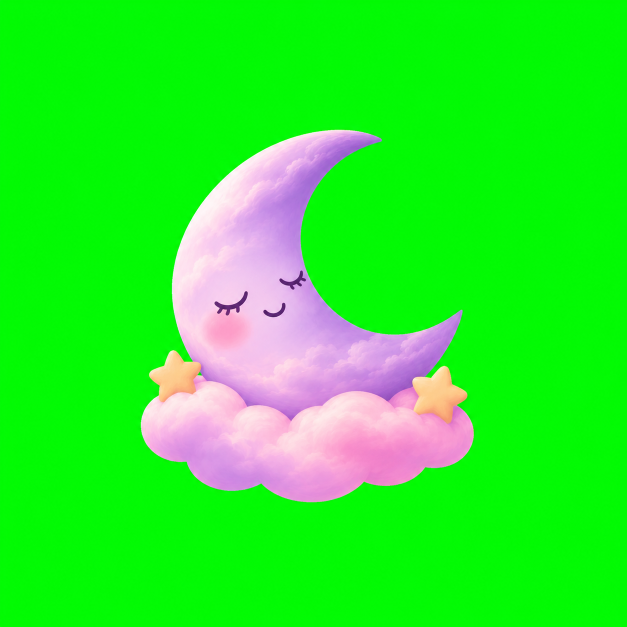
#> input picture art/source/empty-moon.png, 1254 x 1254 px (shown at 1/2 size)
$ python chroma_key.py ../art/source/empty-moon.png out.png
#> lines starting #> are read from the running program, lines starting #| are printed output that depends on the picture
"""
Вырезает однотонный (обычно ярко-зелёный) фон у сгенерированной картинки.

    python scripts/chroma_key.py input.png public/art/flower.webp --max 768

- цвет фона определяется автоматически по краям картинки;
- края мягкие (частичная прозрачность), без «лесенки»;
- зелёный отсвет на краях объекта убирается (despill);
- картинка обрезается по объекту и уменьшается до --max пикселей по большей стороне;
- формат по расширению выхода: .webp (рекомендуется) или .png.
"""
import argparse

import numpy as np
from PIL import Image, ImageFilter


def key_color(rgb: np.ndarray) -> np.ndarray:
    """Медиана пикселей по периметру — это и есть цвет фона."""
    border = np.concatenate([rgb[0], rgb[-1], rgb[:, 0], rgb[:, -1]])
    return np.median(border, axis=0)


def chroma_key(img: Image.Image, tol: float, soft: float) -> Image.Image:
#> called with tol = 0.25, soft = 0.35
    rgb = np.asarray(img.convert("RGB")).astype(np.float32)
    key = key_color(rgb)
#> key = [4, 248, 5]
    dom = int(np.argmax(key))  # доминирующий канал фона (1 = зелёный)
#> dom = 1
    others = [c for c in range(3) if c != dom]
#> others = [0, 2]

    # «Насколько пиксель похож на фон»: перевес доминирующего канала над остальными
    excess = rgb[..., dom] - np.max(rgb[..., others], axis=-1)
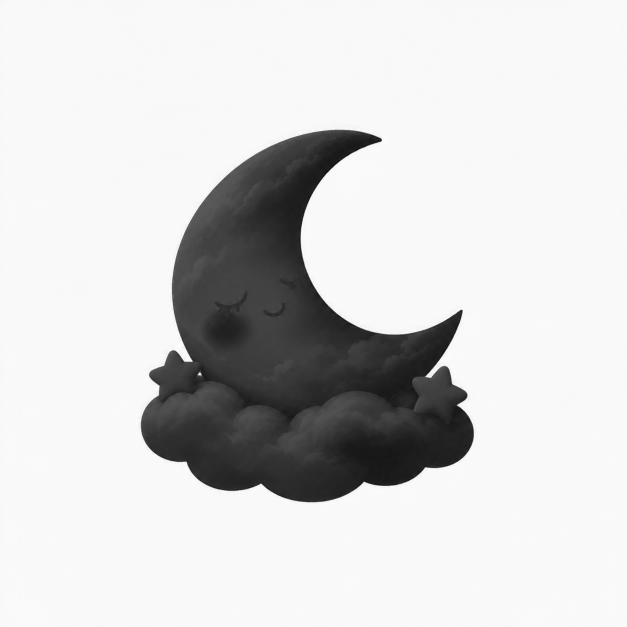
#> excess: shape (1254, 1254) float32 (shown at 1/2 size); min -149, max 255, mean 190.3; drawn with min black and max white
    key_excess = key[dom] - max(key[others[0]], key[others[1]])
#> key_excess = 243
    sim = excess / max(key_excess, 1.0)  # 1 — чистый фон, ≤0 — объект

    # Прозрачность края: пиксель — смесь объекта и фона, поэтому
    # excess(C) = a·excess(объект) + (1−a)·excess(фон). excess объекта берём
    # у ближайших пикселей объекта (минимум по окрестности) и решаем относительно a.
    enc = Image.fromarray(((excess + 255) / 2).clip(0, 255).astype(np.uint8))
    near_obj = np.asarray(enc.filter(ImageFilter.MinFilter(9))).astype(np.float32) * 2 - 255
    near_obj = np.minimum(near_obj, key_excess * tol)
    denom = np.maximum(key_excess - near_obj, key_excess * 0.3)
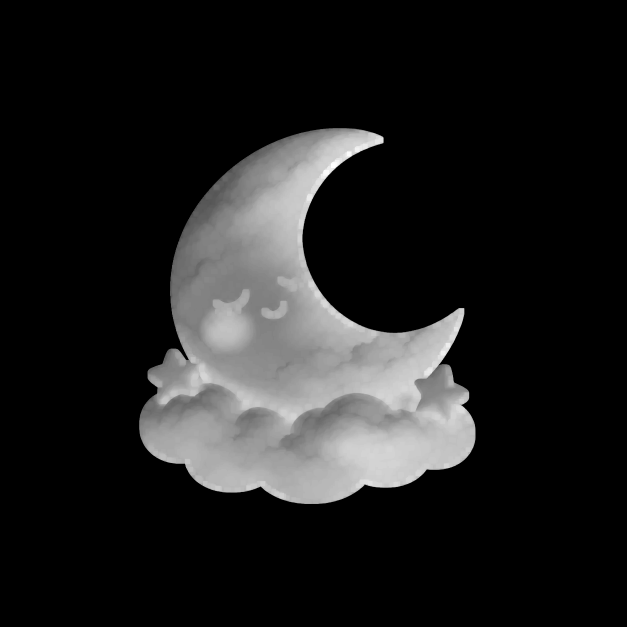
#> denom: shape (1254, 1254) float32 (shown at 1/2 size); min 182.2, max 392, mean 207.4; drawn with min black and max white
    alpha_mix = np.clip((key_excess - excess) / denom, 0.0, 1.0)
    # Явный объект и явный фон — без полутонов (виньетка генератора по углам — тоже фон)
    alpha = np.where(sim <= tol, 1.0, np.where(sim >= 0.8, 0.0, alpha_mix))

    # Краевой пиксель — смесь объекта и фона: C = a·F + (1−a)·K.
    # Восстанавливаем чистый цвет объекта F, иначе по краю остаётся серо-зелёная обводка.
    a = np.maximum(alpha, 0.04)[..., None]
    out = (rgb - (1.0 - a) * key) / a
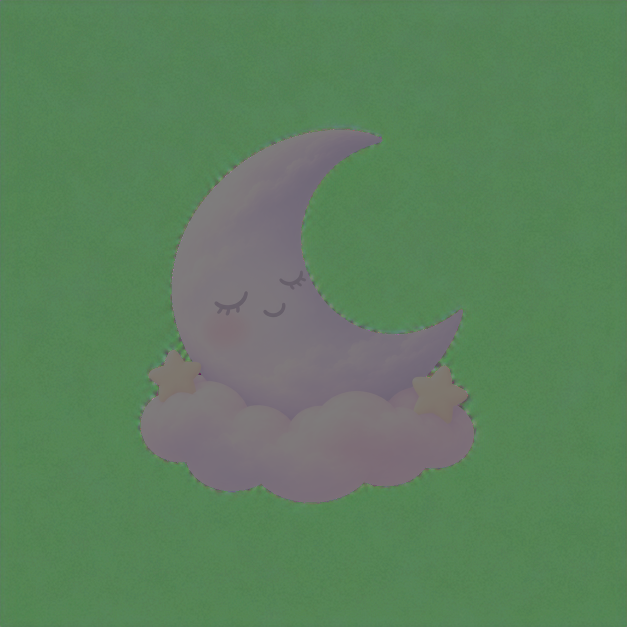
#> out: shape (1254, 1254, 3) float32 (shown at 1/2 size); mean R, G, B 10, 272.9, 14.7; drawn with min black and max white
    out = np.where(alpha[..., None] > 0.995, rgb, out).clip(0, 255)

    # Despill: убираем остатки зелёного отсвета
    cap = np.max(out[..., others], axis=-1)
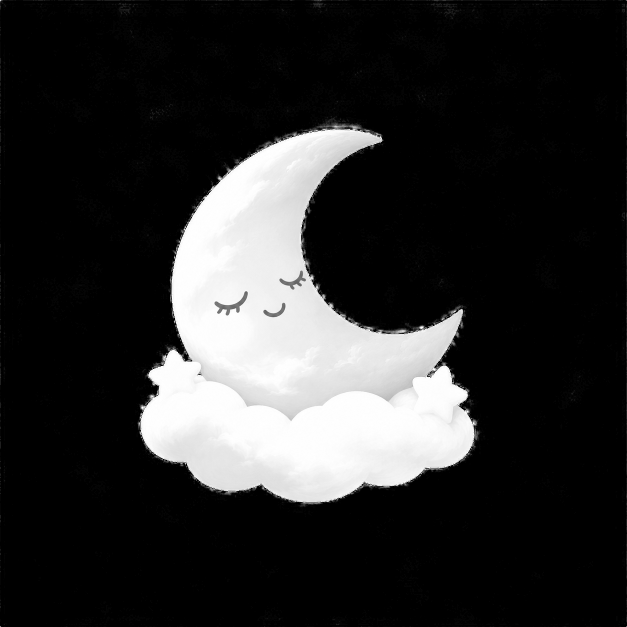
#> cap: shape (1254, 1254) float32 (shown at 1/2 size); min 0, max 255, mean 44.5
    out[..., dom] = np.minimum(out[..., dom], cap + 6)
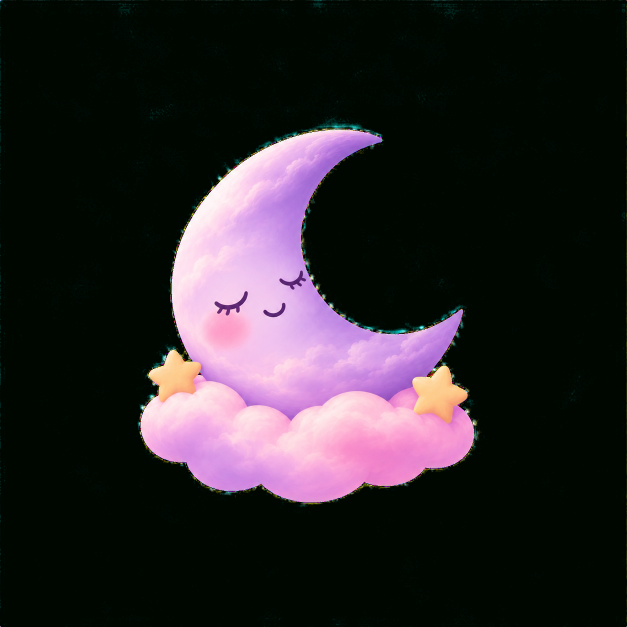
#> out: shape (1254, 1254, 3) float32 (shown at 1/2 size); mean R, G, B 42.7, 38, 40.9

    rgba = np.dstack([out, alpha * 255]).clip(0, 255).astype(np.uint8)
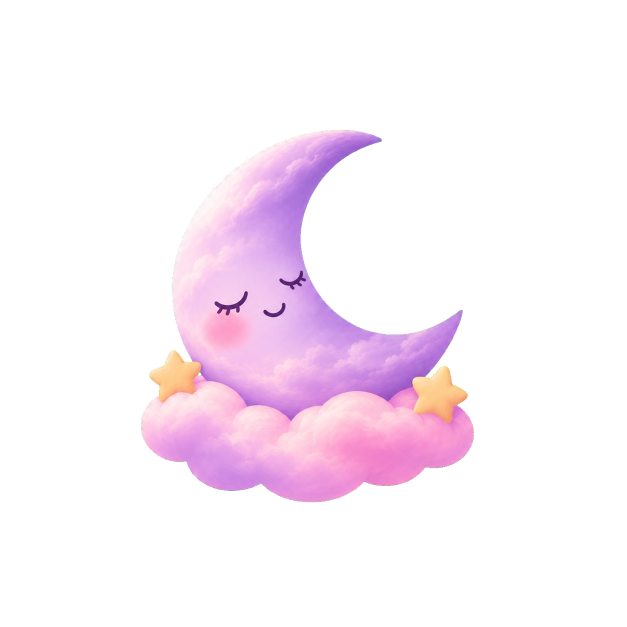
#> rgba: shape (1254, 1254, 4) (shown at 1/2 size); mean R, G, B, A 42.7, 37.4, 40.9, 45.8; transparent parts drawn white
    return Image.fromarray(rgba, "RGBA")


def crop_and_resize(img: Image.Image, max_side: int, pad: float) -> Image.Image:
#> called with max_side = 768, pad = 0.03
    a = np.asarray(img)[..., 3]
#> a: shape (1254, 1254)
    ys, xs = np.where(a > 24)
    if len(xs):
        x0, x1, y0, y1 = xs.min(), xs.max(), ys.min(), ys.max()
#> x0 = 281; x1 = 947; y0 = 259; y1 = 1004
        p = int(max(x1 - x0, y1 - y0) * pad)
#> p = 22
        img = img.crop((max(x0 - p, 0), max(y0 - p, 0), min(x1 + p + 1, img.width), min(y1 + p + 1, img.height)))
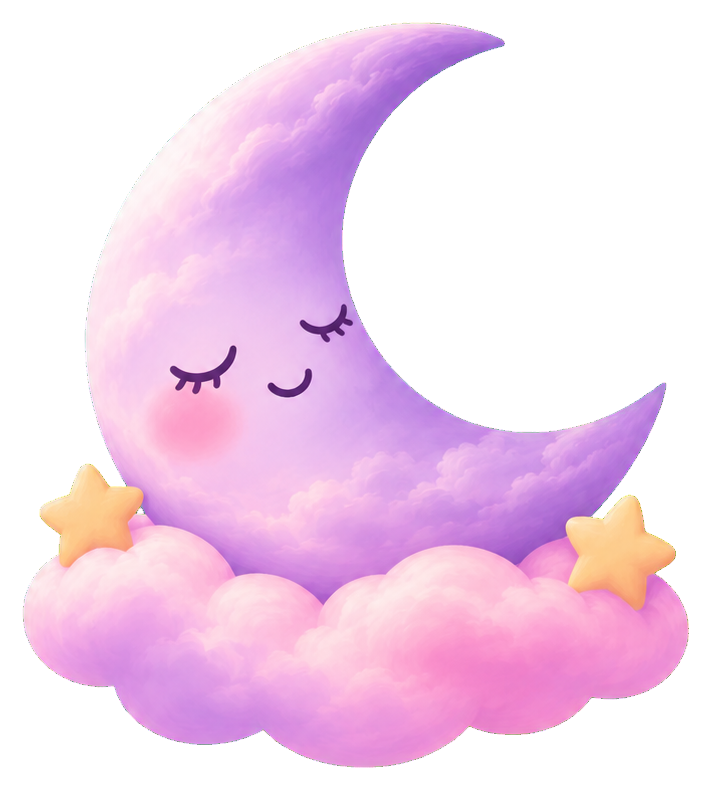
#> img: PIL image 711x790 RGBA; mean R, G, B, A 119.5, 93.1, 113.8, 128.2; transparent parts drawn white
    if max(img.size) > max_side:
        img.thumbnail((max_side, max_side), Image.LANCZOS)
#> img: PIL image 691x768 RGBA
    return img


def main() -> None:
    ap = argparse.ArgumentParser()
    ap.add_argument("input")
    ap.add_argument("output")
    ap.add_argument("--max", type=int, default=768, help="максимальная сторона, px")
    ap.add_argument("--tol", type=float, default=0.25, help="ниже — объект целиком непрозрачный")
    ap.add_argument("--soft", type=float, default=0.35, help="ширина мягкого края")
    ap.add_argument("--pad", type=float, default=0.03, help="поля вокруг объекта при обрезке")
    a = ap.parse_args()

    img = crop_and_resize(chroma_key(Image.open(a.input), a.tol, a.soft), a.max, a.pad)
    if a.output.lower().endswith(".webp"):
        img.save(a.output, "WEBP", quality=90, method=6)
    else:
        img.save(a.output, optimize=True)
    print(f"{a.output}: {img.width}x{img.height}")
#| out.png: 691x768


if __name__ == "__main__":
    main()

$ run again, on art/source/flower.png
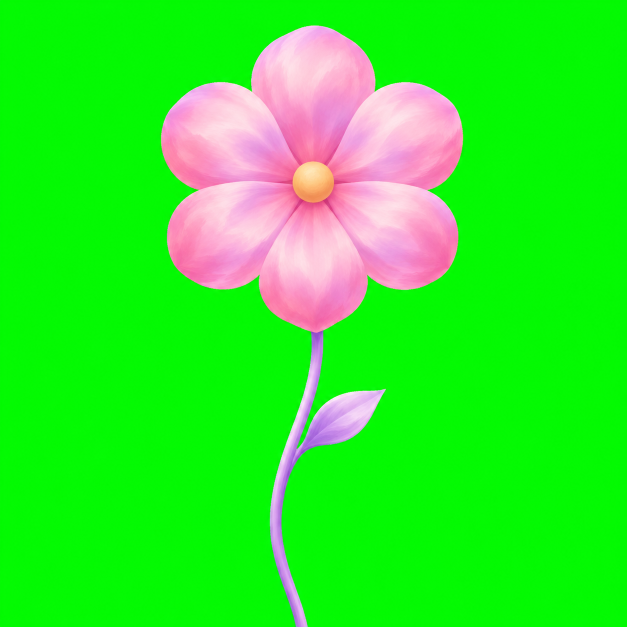
#> input picture art/source/flower.png, 1254 x 1254 px (shown at 1/2 size)
#> key = [5, 248, 3]
#> dom = 1
#> others = [0, 2]
#> key_excess = 243
#> in chroma_key, `rgba = np.dstack([out, alpha * 255]).clip(0, 255).astype(np.uint8)`:
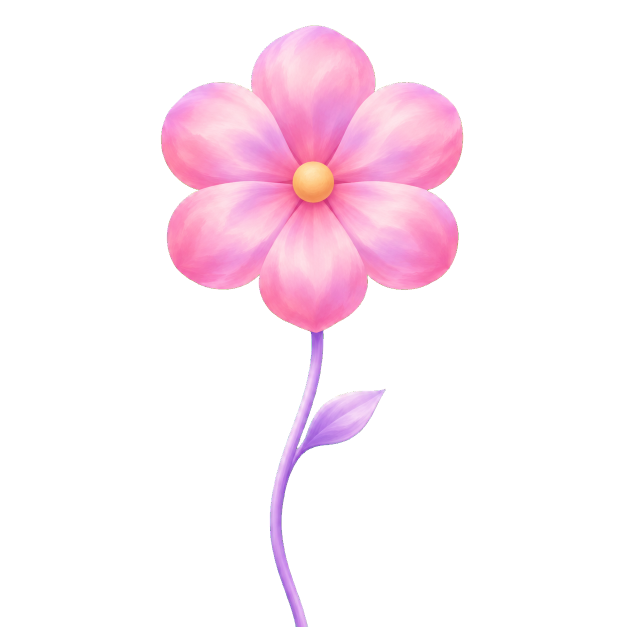
#> rgba: shape (1254, 1254, 4) (shown at 1/2 size); mean R, G, B, A 46.2, 37.8, 40.6, 46.6; transparent parts drawn white
#> x0 = 321; x1 = 926; y0 = 50; y1 = 1253
#> p = 36
#> in crop_and_resize, `img = img.crop((max(x0 - p, 0), max(y0 - p, 0), min(x1 + p + 1, img.wi..`:
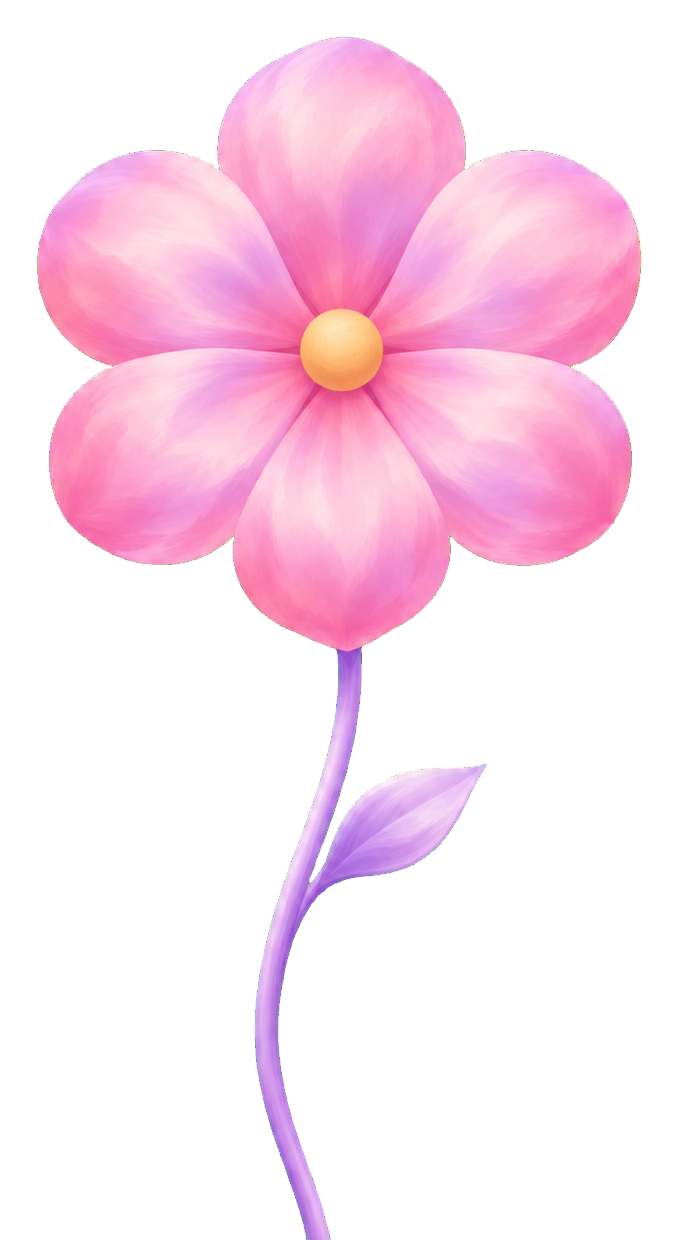
#> img: PIL image 678x1240 RGBA; mean R, G, B, A 86.1, 63.7, 74.4, 87.1; transparent parts drawn white
#| out.png: 420x768

$ run again, on art/source/setup-hello.png
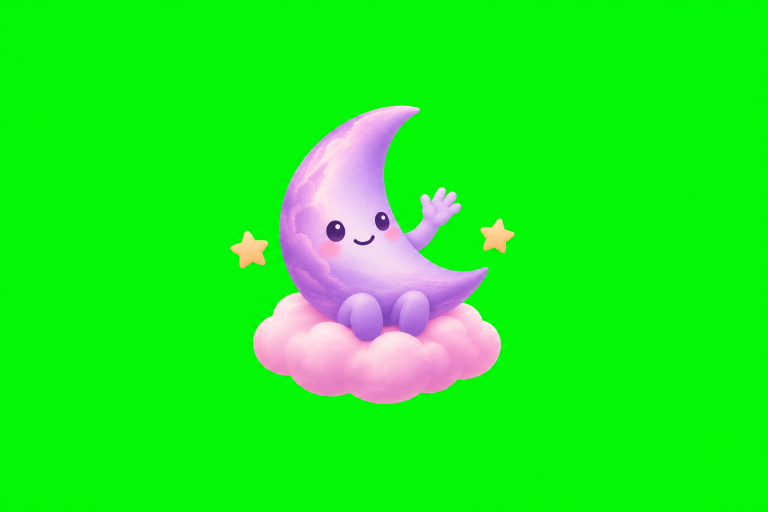
#> input picture art/source/setup-hello.png, 1536 x 1024 px (shown at 1/2 size)
#> key = [5, 246, 6]
#> dom = 1
#> others = [0, 2]
#> key_excess = 240
#> in chroma_key, `rgba = np.dstack([out, alpha * 255]).clip(0, 255).astype(np.uint8)`:
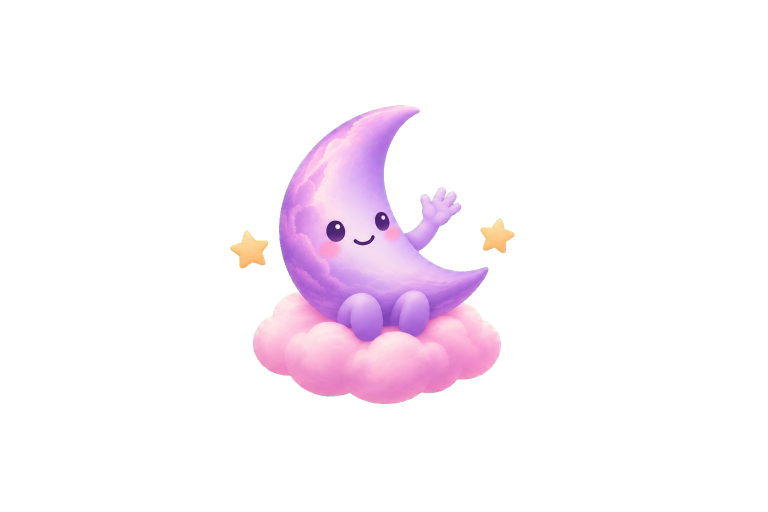
#> rgba: shape (1024, 1536, 4) (shown at 1/2 size); mean R, G, B, A 27.1, 52.4, 53.3, 29.4; transparent parts drawn white
#> x0 = 460; x1 = 1029; y0 = 211; y1 = 807
#> p = 17
#> in crop_and_resize, `img = img.crop((max(x0 - p, 0), max(y0 - p, 0), min(x1 + p + 1, img.wi..`:
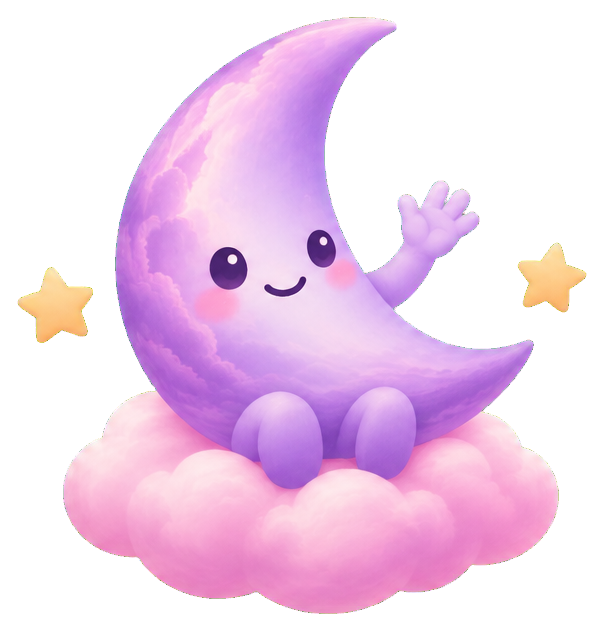
#> img: PIL image 604x631 RGBA; mean R, G, B, A 110.6, 103.6, 126.3, 121.4; transparent parts drawn white
#| out.png: 604x631
